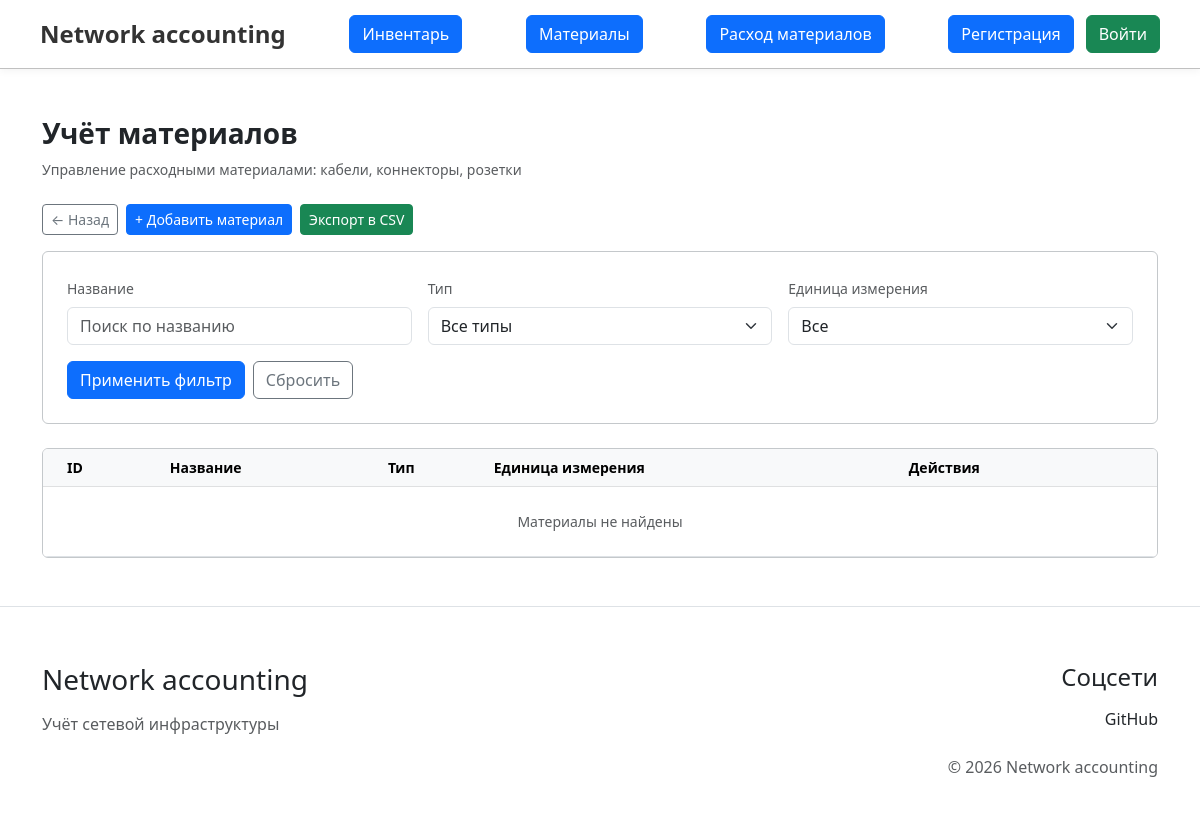
Page /controllers/materials/materials_view.php?action=index on the earlier database version.
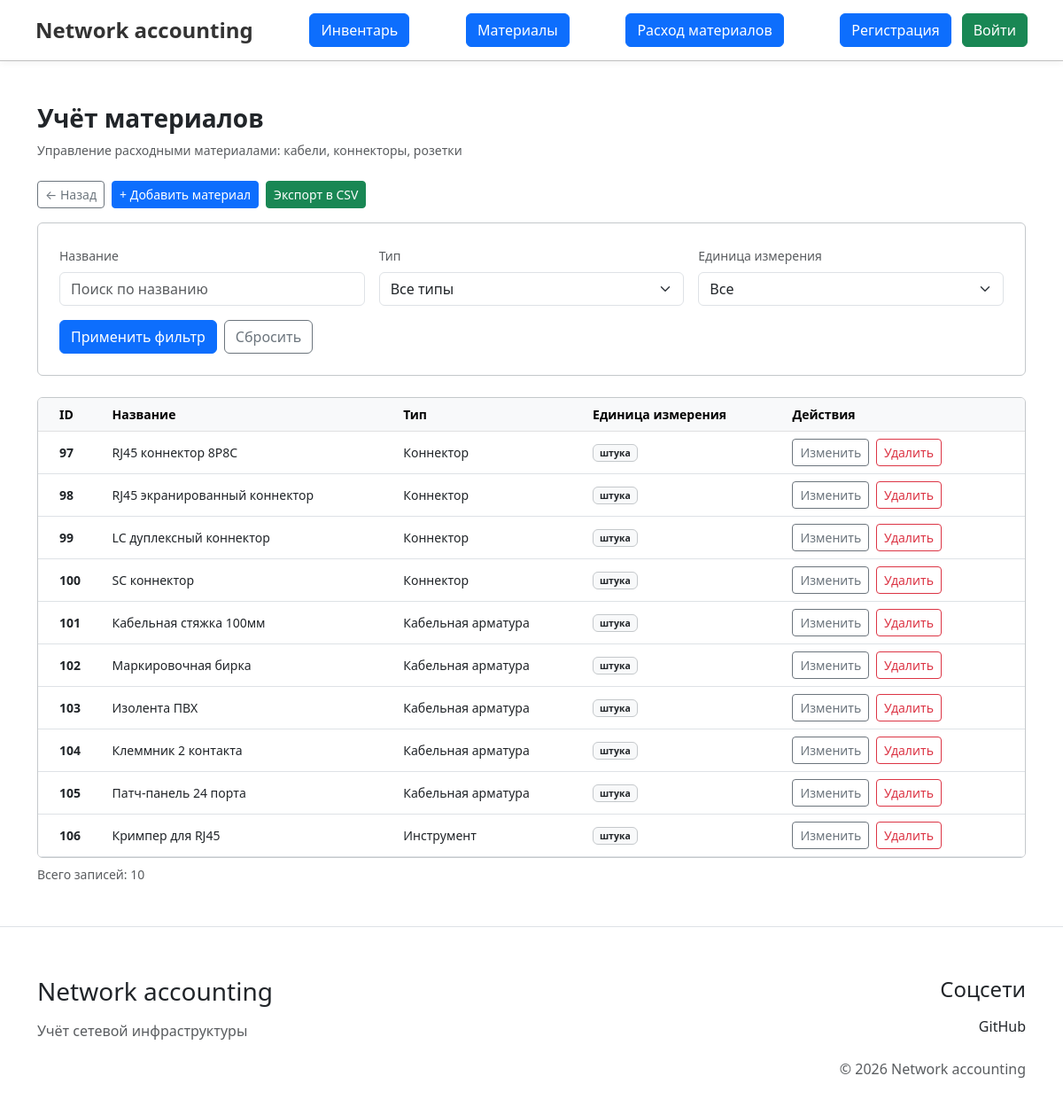
Same page on the later database version.
### tables this page shows
CREATE TABLE `materials` (
  `id` int(11) NOT NULL AUTO_INCREMENT,
  `name` varchar(100) NOT NULL,
  `type` int(11) NOT NULL,
  `unit` enum('m','pcs') NOT NULL,
  PRIMARY KEY (`id`),
  KEY `fk_material_type` (`type`),
  CONSTRAINT `fk_material_type` FOREIGN KEY (`type`) REFERENCES `material_type` (`id`) ON UPDATE CASCADE
);

CREATE TABLE `material_type` (
  `id` int(11) NOT NULL AUTO_INCREMENT,
  `name` varchar(255) NOT NULL,
  `display_name` varchar(255) NOT NULL,
  PRIMARY KEY (`id`)
);

### app/includes/functions.php (called while the page is built, shortened)
<?php
function getAllMaterialsFiltered($pdo, $page = 1, $perPage = 10, $filters = [])
{
    $offset = ($page - 1) * $perPage;
    $where = [];
    $params = [];
    $whereClause = $where ? "WHERE " . implode(" AND ", $where) : "";
    $countSql = "SELECT COUNT(*) FROM materials m $whereClause";
    $countStmt = $pdo->prepare($countSql);
    $countStmt->execute();
    $total = $countStmt->fetchColumn();
    $sql = "SELECT
                m.*,
                mt.display_name as type_name
            FROM materials m
            LEFT JOIN material_type mt ON m.type = mt.id
            $whereClause
            ORDER BY m.id
            LIMIT $offset, $perPage";
    $stmt = $pdo->prepare($sql);
    $stmt->execute();
    return [
        'materials' => $stmt->fetchAll(),
        'total' => $total,
        'page' => $page,
        'perPage' => $perPage,
        'totalPages' => ceil($total / $perPage)
    ];
}
?>

### app/view/materials/materials.php (the view, shortened to what this page needs)
<?php include '../../app/includes/header.php'; ?>
    <div class="container my-5">
        <div class="row mb-4">
            <div class="col-12">
                <h1 class="h3 mb-2 fw-bold">Учёт материалов</h1>
                <div class="text-muted small">
                    <span>Управление расходными материалами: кабели, коннекторы, розетки</span>
                </div>
            </div>
        </div>
        <div class="row mb-4">
            <div class="col-12">
                <div class="mb-3 d-flex gap-2">
                    <a href="../../" class="btn btn-sm btn-outline-secondary">
                        &larr; Назад
                    </a>
                    <a href="../../app/view/materials/insert_material.php" class="btn btn-sm btn-primary">
                        + Добавить материал
                    </a>
                    <a href="../export_to_csv.php?type=materials" class="btn btn-sm btn-success">
                        Экспорт в CSV
                    </a>
                </div>
                <div class="card border-secondary-subtle">
                    <div class="card-body p-4">
                        <form method="GET" action="" class="row g-3">
                            <div class="col-md-4">
                                <label class="form-label small fw-medium text-muted">Название</label>
                                <input type="text" name="name" class="form-control"
                                       value="<?php echo htmlspecialchars($_GET['name'] ?? ''); ?>"
                                       placeholder="Поиск по названию">
                            </div>
                            <div class="col-md-4">
                                <label class="form-label small fw-medium text-muted">Тип</label>
                                <select name="type" class="form-select">
                                    <option value="">Все типы</option>
                                </select>
                            </div>
                            <div class="col-md-4">
                                <label class="form-label small fw-medium text-muted">Единица измерения</label>
                                <select name="unit" class="form-select">
                                    <option value="">Все</option>
                                </select>
                            </div>
                            <div class="col-12 d-flex gap-2">
                                <button type="submit" class="btn btn-primary">Применить фильтр</button>
                                <a href="?" class="btn btn-outline-secondary">Сбросить</a>
                            </div>
                        </form>
                    </div>
                </div>
            </div>
        </div>
        <div class="row mb-4">
            <div class="col-12">
                <div class="table-responsive card border-secondary-subtle bg-white">
                    <div class="card-body p-0">
                        <table class="table table-hover align-middle mb-0">
                            <thead class="table-light text-muted small">
                            <tr>
                                <th class="ps-4">ID</th>
                                <th>Название</th>
                                <th>Тип</th>
                                <th>Единица измерения</th>
                                <th class="pe-4">Действия</th>
                            </tr>
                            </thead>
                            <tbody class="small">
                            <?php if (empty($result['materials'])): ?>
                                <tr>
                                    <td colspan="5" class="text-center py-4 text-muted">
                                        Материалы не найдены
                                    </td>
                                </tr>
                            <?php else: ?>
                                <?php foreach ($result['materials'] as $material): ?>
                                    <tr>
                                        <td class="ps-4 fw-bold"><?php echo $material['id']; ?></td>
                                        <td><?php echo htmlspecialchars($material['name']); ?></td>
                                        <td><?php echo htmlspecialchars($material['type_name']); ?></td>
                                        <td>
                                            <?php
                                            if ($material['unit'] == 'm') {
                                                echo '<span class="badge bg-light text-dark border border-secondary-subtle">метр</span>';
                                            } else {
                                                echo '<span class="badge bg-light text-dark border border-secondary-subtle">штука</span>';
                                            }
                                            ?>
                                        </td>
                                        <td class="pe-4">
                                            <a href="../../app/view/materials/update_material.php?id=<?php echo $material['id']; ?>"
                                               class="btn btn-sm btn-outline-secondary me-1">
                                                Изменить
                                            </a>
                                            <a href="?action=delete&id=<?php echo $material['id']; ?>"
                                               class="btn btn-sm btn-outline-danger"
                                               onclick="return confirm('Удалить материал?')">
                                                Удалить
                                            </a>
                                        </td>
                                    </tr>
                                <?php endforeach; ?>
                            <?php endif; ?>
                            </tbody>
                        </table>
                    </div>
                </div>
                <?php if (!empty($result['materials'])): ?>
                    <div class="mt-2 text-muted small">
                        Всего записей: <?php echo $result['total']; ?>
                    </div>
                <?php endif; ?>
            </div>
        </div>
    </div>
<?php include '../../app/includes/footer.php'; ?>

### controllers/materials/materials_view.php (shortened to what this page needs)
<?php
require '../../app/includes/functions.php';
$action = $_GET['action'] ?? 'index';
if ($action === 'index') {
    $page = isset($_GET['page']) ? (int)$_GET['page'] : 1;
    $perPage = 25;
    $filters = [
        'name' => isset($_GET['name']) ? trim($_GET['name']) : '',
        'type' => isset($_GET['type']) ? trim($_GET['type']) : '',
        'unit' => isset($_GET['unit']) ? trim($_GET['unit']) : ''
    ];
    $filters = array_filter($filters, function ($value) {
        return $value !== '' && $value !== null;
    });
    $result = getAllMaterialsFiltered($pdo, $page, $perPage, $filters);
    include '../../app/view/materials/materials.php';
    exit();
} else if ($action === 'delete') {
    $id = $_GET['id'];
    deleteMaterials($pdo, $id);
}
?>

### app/includes/header.php (shortened to what this page needs)
<?php
$web_root = '/';
?>
<!DOCTYPE html>
<html lang="ru">
<head>
    <link rel="stylesheet" href="<?= $web_root ?>public/assets/css/style.css">
    <link href="https://cdn.jsdelivr.net/npm/bootstrap@5.3.0-alpha1/dist/css/bootstrap.min.css" rel="stylesheet">
</head>
<body>
<header class="site-header">
    <div class="header-container">
        <a href="<?= $web_root ?>" class="site-logo">
            <h1 class="logo-title">Network accounting</h1>
        </a>
        <a href="<?= $web_root ?>controllers/inventory/inventory_view.php?action=index">
            <button type="button" class="btn btn-primary">Инвентарь</button>
        </a>
        <a href="<?= $web_root ?>controllers/materials/materials_view.php?action=index">
            <button type="button" class="btn btn-primary">Материалы</button>
        </a>
        <a href="<?= $web_root ?>controllers/materials_usage/materials_usage_view.php?action=index">
            <button type="button" class="btn btn-primary">Расход материалов</button>
        </a>
        <nav style="display: flex; gap: 12px; align-items: center">
            <?php if (isset($_SESSION['user_info']) && !empty($_SESSION['user_info'])): ?>
                <span class=""><?php echo htmlspecialchars($_SESSION['user_info']['login'] ?? ''); ?></span>
                <?php if (isset($_SESSION['user_info']['role']) && $_SESSION['user_info']['role'] === 'admin'): ?>
                    <a href="<?= $web_root ?>controllers/logs.php?action=index">
                        <button type="button" class="btn btn-secondary">Журнал действий</button>
                    </a>
                <?php endif; ?>
                <a href="<?= $web_root ?>controllers/logout.php">
                    <button type="button" class="btn btn-danger">Выйти</button>
                </a>
            <?php else: ?>
                <a href="<?= $web_root ?>app/view/user/registration.php">
                    <button type="button" class="btn btn-primary">Регистрация</button>
                </a>
                <a href="<?= $web_root ?>app/view/user/login.php">
                    <button type="button" class="btn btn-success">Войти</button>
                </a>
            <?php endif; ?>
        </nav>
    </div>
</header>
<main class="content">

### app/includes/footer.php (shortened to what this page needs)
</main>
<footer class="site-footer bg-white pt-2 pb-4 mt-auto border-top">
    <div class="container">
        <div class="row text-center text-md-start align-items-start">
            <div class="col-md-6 col-lg-4 mt-5">
                <h3 class="mb-3">Network accounting</h3>
                <p class="text-muted">Учёт сетевой инфраструктуры</p>
            </div>
            <div class="col-md-6 col-lg-4 mt-5 ms-auto text-md-end">
                <h4 class="mb-3">Соцсети</h4>
                <ul class="list-unstyled">
                    <li class="mb-2">
                        <a href="https://github.com/0DoubleDare/network-accounting/tree/main"
                           target="_blank"
                           rel="noopener noreferrer"
                           class="text-decoration-none text-dark">
                            <i class="fab fa-github me-2"></i>GitHub
                        </a>
                    </li>
                </ul>
                <p class="copyright text-muted mt-4">
                    &copy; 2026 Network accounting
                </p>
            </div>
        </div>
    </div>
</footer>
</body>
</html>

### public/assets/css/style.css (style rules this page uses)
.content { flex: 1 0 auto; }
html, body { height: 100%; margin: 0; padding: 0; }
body { display: flex; flex-direction: column; min-height: 100vh; }
.site-header { position: sticky; top: 0; z-index: 1000; background: white; padding: 15px 40px; border-bottom: 1px solid #c0c0c0; box-shadow: 0 2px 8px rgba(0, 0, 0, 0.05); }
.header-container { display: flex; justify-content: space-between; align-items: center; max-width: 1400px; margin: 0 auto; flex-wrap: wrap; gap: 15px; }
.site-logo { text-decoration: none; }
.logo-title { color: #333; font-size: 24px; font-weight: 600; margin: 0; }

Differences in the rows shown:
added materials: id "97", name "RJ45 коннектор 8P8C", type.display_name "Коннектор", unit "штука"
added materials: id "98", name "RJ45 экранированный коннектор", type.display_name "Коннектор", unit "штука"
added materials: id "99", name "LC дуплексный коннектор", type.display_name "Коннектор", unit "штука"
added materials: id "100", name "SC коннектор", type.display_name "Коннектор", unit "штука"
added materials: id "101", name "Кабельная стяжка 100мм", type.display_name "Кабельная арматура", unit "штука"
added materials: id "102", name "Маркировочная бирка", type.display_name "Кабельная арматура", unit "штука"
added materials: id "103", name "Изолента ПВХ", type.display_name "Кабельная арматура", unit "штука"
added materials: id "104", name "Клеммник 2 контакта", type.display_name "Кабельная арматура", unit "штука"
added materials: id "105", name "Патч-панель 24 порта", type.display_name "Кабельная арматура", unit "штука"
added materials: id "106", name "Кримпер для RJ45", type.display_name "Инструмент", unit "штука"
Other differences:
$result['total']: (not shown) → "10"
text no longer shown: "Материалы не найдены"
text now shown: "Всего записей:"
